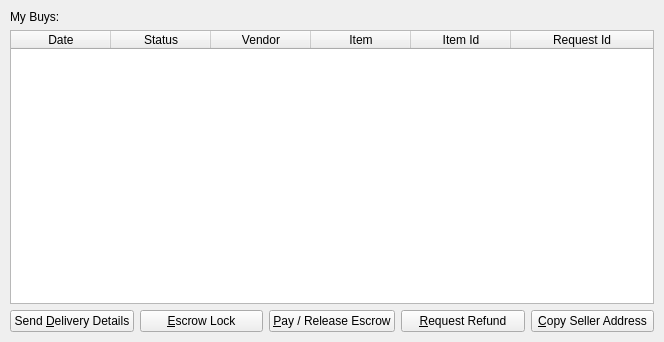
<?xml version="1.0" encoding="UTF-8"?>
<ui version="4.0">
 <class>BuysPage</class>
 <widget class="QWidget" name="BuysPage">
  <property name="geometry">
   <rect>
    <x>0</x>
    <y>0</y>
    <width>664</width>
    <height>342</height>
   </rect>
  </property>
  <property name="windowTitle">
   <string>UrgeMarket Buys</string>
  </property>
  <layout class="QVBoxLayout" name="topLayout">
   <property name="leftMargin">
    <number>10</number>
   </property>
   <property name="topMargin">
    <number>10</number>
   </property>
   <property name="rightMargin">
    <number>10</number>
   </property>
   <property name="bottomMargin">
    <number>10</number>
   </property>
   <item>
    <layout class="QVBoxLayout" name="verticalLayout">
     <item>
      <widget class="QLabel" name="label">
       <property name="text">
        <string>My Buys:</string>
       </property>
      </widget>
     </item>
     <item>
      <widget class="QTableWidget" name="tableWidget">
       <property name="editTriggers">
        <set>QAbstractItemView::NoEditTriggers</set>
       </property>
       <property name="alternatingRowColors">
        <bool>true</bool>
       </property>
       <property name="selectionMode">
        <enum>QAbstractItemView::SingleSelection</enum>
       </property>
       <property name="selectionBehavior">
        <enum>QAbstractItemView::SelectRows</enum>
       </property>
       <attribute name="horizontalHeaderStretchLastSection">
        <bool>true</bool>
       </attribute>
       <column>
        <property name="text">
         <string>Date</string>
        </property>
       </column>
       <column>
        <property name="text">
         <string>Status</string>
        </property>
       </column>
       <column>
        <property name="text">
         <string>Vendor</string>
        </property>
       </column>
       <column>
        <property name="text">
         <string>Item</string>
        </property>
       </column>
       <column>
        <property name="text">
         <string>Item Id</string>
        </property>
       </column>
       <column>
        <property name="text">
         <string>Request Id</string>
        </property>
       </column>
      </widget>
     </item>
    </layout>
   </item>
   <item>
    <layout class="QHBoxLayout" name="horizontalLayout">
     <property name="bottomMargin">
      <number>0</number>
     </property>
     <item>
      <widget class="QPushButton" name="deliveryDetailsButton">
       <property name="text">
        <string>Send &amp;Delivery Details</string>
       </property>
      </widget>
     </item>
     <item>
      <widget class="QPushButton" name="escrowLockButton">
       <property name="text">
        <string>&amp;Escrow Lock</string>
       </property>
      </widget>
     </item>
     <item>
      <widget class="QPushButton" name="payButton">
       <property name="text">
        <string>&amp;Pay / Release Escrow</string>
       </property>
      </widget>
     </item>
     <item>
      <widget class="QPushButton" name="refundButton">
       <property name="text">
        <string>&amp;Request Refund</string>
       </property>
      </widget>
     </item>
     <item>
      <widget class="QPushButton" name="copyAddressButton">
       <property name="text">
        <string>&amp;Copy Seller Address</string>
       </property>
      </widget>
     </item>
    </layout>
   </item>
  </layout>
 </widget>
 <resources/>
 <connections/>
</ui>
